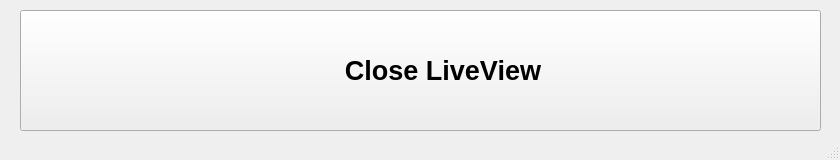
<?xml version="1.0" encoding="UTF-8"?>
<ui version="4.0">
 <class>CloseLiveView</class>
 <widget class="QMainWindow" name="CloseLiveView">
  <property name="windowModality">
   <enum>Qt::ApplicationModal</enum>
  </property>
  <property name="geometry">
   <rect>
    <x>0</x>
    <y>0</y>
    <width>840</width>
    <height>160</height>
   </rect>
  </property>
  <property name="sizePolicy">
   <sizepolicy hsizetype="Fixed" vsizetype="Fixed">
    <horstretch>50</horstretch>
    <verstretch>50</verstretch>
   </sizepolicy>
  </property>
  <property name="cursor">
   <cursorShape>PointingHandCursor</cursorShape>
  </property>
  <property name="windowTitle">
   <string>Close LiveView</string>
  </property>
  <property name="windowOpacity">
   <double>1.000000000000000</double>
  </property>
  <property name="unifiedTitleAndToolBarOnMac">
   <bool>false</bool>
  </property>
  <widget class="QWidget" name="centralwidget">
   <widget class="QPushButton" name="pushButton_close">
    <property name="geometry">
     <rect>
      <x>20</x>
      <y>10</y>
      <width>801</width>
      <height>121</height>
     </rect>
    </property>
    <property name="font">
     <font>
      <pointsize>20</pointsize>
      <weight>75</weight>
      <italic>false</italic>
      <bold>true</bold>
     </font>
    </property>
    <property name="text">
     <string>      Close LiveView</string>
    </property>
    <property name="icon">
     <iconset>
      <normaloff>Icons/quit.png</normaloff>Icons/quit.png</iconset>
    </property>
    <property name="iconSize">
     <size>
      <width>70</width>
      <height>70</height>
     </size>
    </property>
   </widget>
  </widget>
  <widget class="QStatusBar" name="statusbar"/>
 </widget>
 <resources/>
 <connections/>
</ui>
